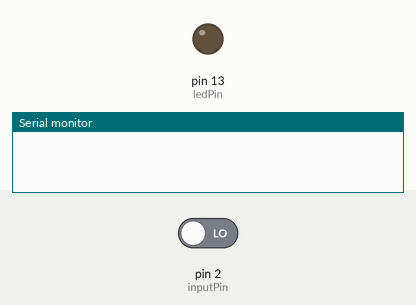
This sketch was run on a simulated Arduino Uno, built with avr-gcc and run on an emulated ATmega328P. Shown: output pins drawn as LEDs (lit = HIGH), the last lines printed to the serial monitor. The inputs (shaded band) are chosen by the test bench; at power-on: pin 2 (inputPin) LOW.

Above: at 1.2 s.
1.3 s: pin 2 (inputPin) driven HIGH
At 1.7 s:
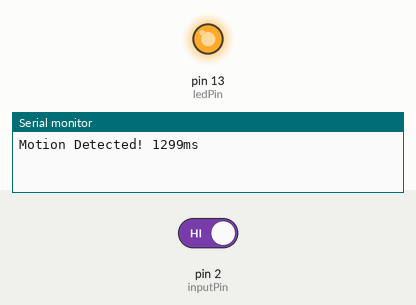
2.8 s: pin 2 (inputPin) driven LOW
At 4.1 s:
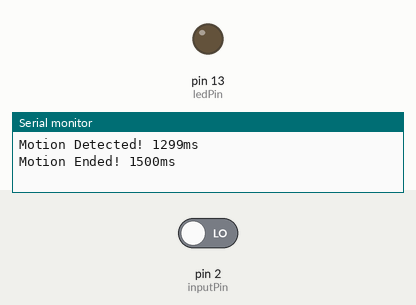
Timing chart, 0 to 5.8 s (numbered marks = the images above; inputs shaded):
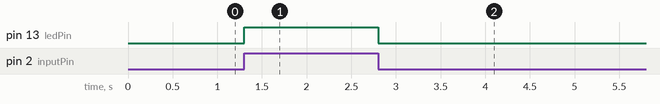

The sketch:

pir_sensor.ino
```cpp
/*
 * Uses a PIR sensor to turn on an LED
 * when motion is detected.
 */

// define variables for pins
const int ledPin = 13;
const int inputPin = 2;

// variables to store information
int pirState = LOW;
int val = 0;
int timeElapse = 0;
int currentMillis = 0;

void setup() {
  // define pin behaviors
  pinMode(ledPin, OUTPUT);
  pinMode(inputPin, INPUT);

  Serial.begin(9600);
}

void loop() {
  // read the value form the sensor,
  // it is going to be HIGH or LOW
  val = digitalRead(inputPin);

  // if it is HIGH and the state in not already HIGH,
  // turn on the LED and print out info
  if(val == HIGH)
  {
    digitalWrite(ledPin,HIGH);
    if(pirState == LOW)
    {
      Serial.print("Motion Detected! ");
      Serial.print(millis() - currentMillis);
      Serial.println("ms");
      currentMillis = millis();
      pirState = HIGH;
    }

  }
  else
  {
    // if the pin is LOW and the state was already HIGH,
    // turn the LED off and set the state to LOW
    digitalWrite(ledPin,LOW);
    if(pirState == HIGH)
    {
      timeElapse = millis() - currentMillis;
      currentMillis = millis();
      Serial.print("Motion Ended! ");
      Serial.print(timeElapse);
      Serial.println("ms");
      pirState = LOW;
    }
  }
}
```

Measured:
- after the input at 1.3 s, pin 13 (ledPin): LOW → HIGH at once
- after the input at 2.8 s, pin 13 (ledPin): HIGH → LOW at once
